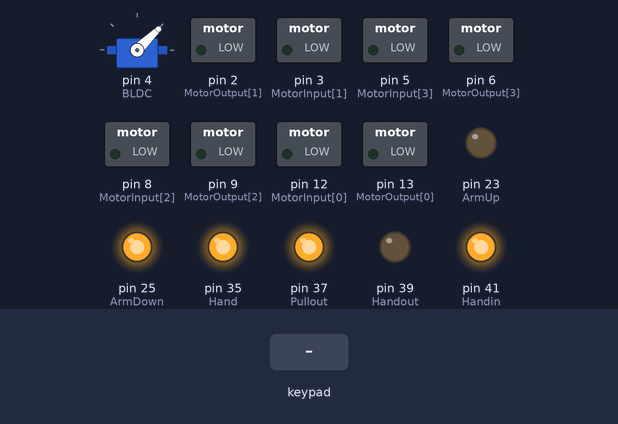
The sketch below on a simulated Arduino Mega 2560, built with avr-gcc and run on an emulated ATmega2560. Shown: servo, switched loads named in the sketch (green lamp = pin HIGH), output pins drawn as LEDs (lit = HIGH). Inputs (shaded band) come from the test bench. What the sketch prints to the serial monitor is not drawn.

Above: at 1.7 s.
1.8 s: key 'U' pressed
At 3.4 s:
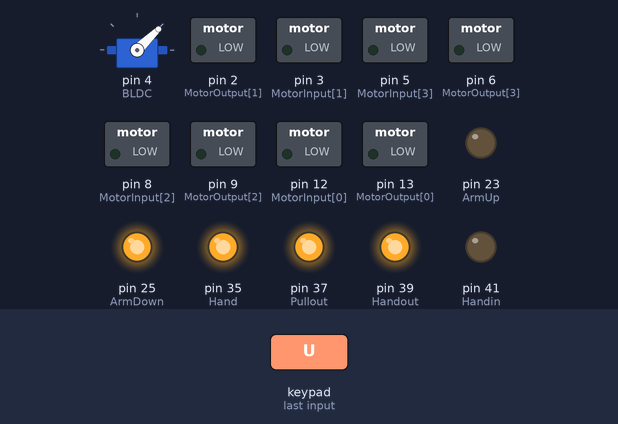
3.7 s: key 'D' pressed
At 3.91 s:
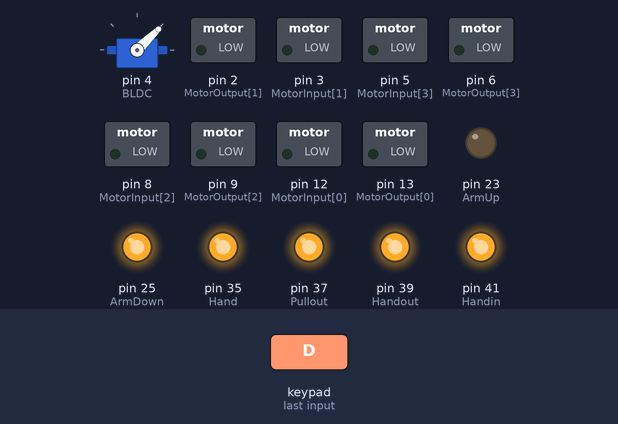
5.6 s: key 'X' pressed
At 6.4 s:
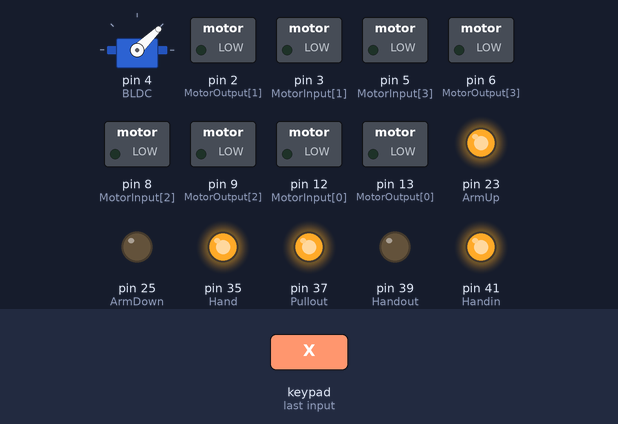
7.5 s: key 'O' pressed
At 7.8 s:
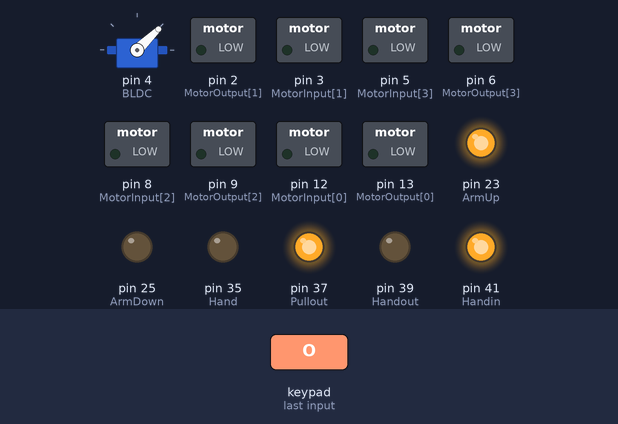
9.0 s: key 'T' pressed
At 9.2 s:
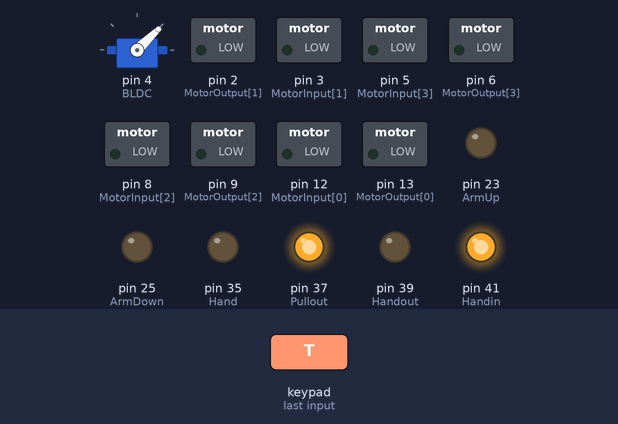
10.9 s: key 'S' pressed
At 11.3 s:
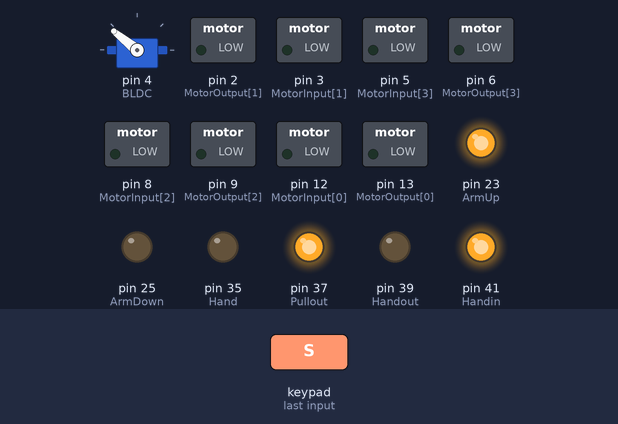
Timing chart, 0 to 13.4 s (numbered marks = the images above; inputs shaded):
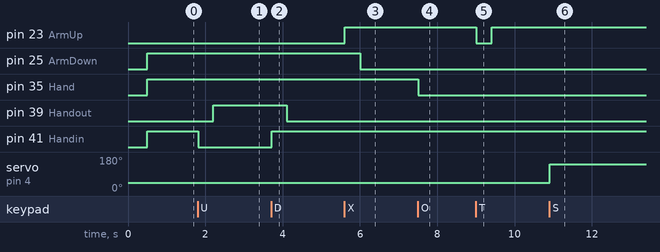

The sketch:

Main.ino
```cpp
#include <PS2X_lib.h>
#include <SimpleKalmanFilter.h>
#include <Servo.h>

Servo BLDC;

const byte MotorInput[4] = {12, 3, 8, 5};
const byte MotorOutput[4] = {13, 2, 9, 6};

const byte ArmUp = 23;
const byte ArmDown = 25;
const byte Hand = 35;
const byte Pullout = 37;
const byte Handout = 39;
const byte Handin = 41;

#define MAX_DEFINE_SPEED 90

int MAX_SPEED = MAX_DEFINE_SPEED;
int MIN_SPEED = -MAX_SPEED;

int Channels[3] = {0, 0, 0};
bool Butt[9] = {false};

PS2X ps2x;
int error = 0;
byte type = 0;
byte vibrate = 0;

int PS2_DAT      = 14;  //14
int PS2_CMD      = 15;  //15
int PS2_SEL      = 17;  //16
int PS2_CLK      = 16;  //17

long long int sys_start = 0;

void setup() {
  Serial.begin(9600);
  for (int i=0; i<4; i++) {
    pinMode(MotorInput[i], OUTPUT);
    pinMode(MotorOutput[i], OUTPUT);
  }

  pinMode(ArmUp, OUTPUT);
  pinMode(ArmDown, OUTPUT);
  pinMode(Hand, OUTPUT);
  pinMode(Pullout, OUTPUT);
  pinMode(Handout, OUTPUT);
  pinMode(Handin, OUTPUT);
  Serial.println("Configuring controller");
  delay(500);
  error = ps2x.config_gamepad(PS2_CLK, PS2_CMD, PS2_SEL, PS2_DAT, false, false);
  while (error != 0) {
    error = ps2x.config_gamepad(PS2_CLK, PS2_CMD, PS2_SEL, PS2_DAT, false, false);
    delay(200);
  }
  type = ps2x.readType();
  while (type != 1);
  BLDC.attach(4);
  BLDC.writeMicroseconds(1000);
  sys_start = millis();
  SystemInit();
  Serial.println("System started");
}

void loop() {
  GetControllerState();
  ProcessMotor();
}

void SystemInit() {
  StopAllMotors();
  digitalWrite(ArmUp, LOW);
  digitalWrite(ArmDown, HIGH);
  digitalWrite(Hand, HIGH);
  digitalWrite(Pullout, HIGH);
  digitalWrite(Handout, LOW);
  digitalWrite(Handin, HIGH);
}
```

MotorControl.ino
```cpp
void ProcessMotor() {
  int Motors[4] = {0};

  Motors[0] = -Channels[0];
  Motors[1] = Channels[0];
  Motors[2] = -Channels[0];
  Motors[3] = Channels[0];

  Motors[0] += -Channels[1];
  Motors[1] += -Channels[1];
  Motors[2] += Channels[1];
  Motors[3] += Channels[1];

  Motors[0] += -Channels[2];
  Motors[1] += -Channels[2];
  Motors[2] += -Channels[2];
  Motors[3] += -Channels[2];

  SetSpeed(Motors);
}

void PrintMotorSpeed(int *motors) {
  for (int i=0; i<4; i++) {
    Serial.print(motors[i]);
    Serial.print("  ");
  }
  Serial.println();
}

int SetSpeed(int* motors) {
  Constrains(motors);
//  PrintMotorSpeed(motors);
  for (int i=0; i<4; i++) {
    if (motors[i]>=0) {
      analogWrite(MotorInput[i], motors[i]);
      digitalWrite(MotorOutput[i], LOW);
    } else {
      analogWrite(MotorInput[i], 255+motors[i]);
      digitalWrite(MotorOutput[i], HIGH);
    }
  }
}

void StopAllMotors() {
  int m[4] = {0, 0, 0, 0};
  SetSpeed(m);
}

void Constrains(int *motors) {
  int TEMP_MAX_SPEED = 0;
  if (millis() - sys_start < 400) {
    TEMP_MAX_SPEED = (float)(MAX_SPEED * ((millis() - sys_start + 800)) / 1200);
  } else {
    TEMP_MAX_SPEED = MAX_SPEED;
  }

  int TEMP_MIN_SPEED = -TEMP_MAX_SPEED;

  /*Gotta make sure every value is vaild*/
  int temp = TEMP_MIN_SPEED;
  for (int i=0; i<4; i++) {
    if (motors[i]>temp) {
      temp = motors[i];
    }
  }

  if (temp>TEMP_MAX_SPEED) {
    float ratio = (float)TEMP_MAX_SPEED/temp;
    for (int i=0; i<4; i++) {
      motors[i]*=ratio;
    }
  }

  temp = TEMP_MAX_SPEED;
  for (int i=0; i<4; i++) {
    if (motors[i]<temp) {
      temp = motors[i];
    }
  }

  if (temp<TEMP_MIN_SPEED) {
    float ratio = (float)TEMP_MIN_SPEED/temp;
    for (int i=0; i<4; i++) {
      motors[i]*=ratio;
    }
  }
}
```

PS2.ino
```cpp
SimpleKalmanFilter Ch0(10, 10, 5);
SimpleKalmanFilter Ch1(10, 10, 5);
SimpleKalmanFilter Ch2(10, 10, 5);

void PrintChannels() {
  Serial.print(Channels[0]);
  Serial.print("  ");
  Serial.print(Channels[1]);
  Serial.print("  ");
  Serial.print(Channels[2]);
  Serial.println("  ");
}

void GetControllerState() {
  Serial.println("Scanning");
  //Scan all button state for new events
  ps2x.read_gamepad(false, 0);
  if (true) {
    //Analog read
    Channels[0] = map(ps2x.Analog(PSS_LY), 256, 0, -255, 255);
    Channels[0] = Ch0.updateEstimate(Channels[0]);
    Channels[1] = map(ps2x.Analog(PSS_LX), 0, 256, -255, 255);
    Channels[1] = Ch1.updateEstimate(Channels[1]);
    Channels[2] = map(ps2x.Analog(PSS_RX), 0, 256, -255, 255);
    Channels[2] = Ch2.updateEstimate(Channels[2]);

    for (int i = 0; i < 3; i++) {
      if (abs(Channels[i]) <= 100) {
        Channels[i] = 0;
      }
    }

    int sum = 0;
    for (int i = 0; i < 3; i++) {
      sum += abs(Channels[i]);
    }
    sum /= 3;
    if (sum < 20) {
      sys_start = millis();
    }

    Channels[2] /= 3.5; //Càng tăng là tốc độ quay càng giảm
    if (millis() - sys_start < 400) { //Khoảng thời gian băm (đây là 400 ms)
      Channels[2] = (float)(Channels[2] * ((millis() - sys_start + 310)) / 710); // Chỗ 400 là điểm bắt đầu, 800 là điểm kết thúc,
      //làm sao cho điểm bắt đầu + thời gian ở dòng trên ( dòng 43) bằng thời gian kết thúc là được, điểm bắt đầu càng tăng
      //thì lực khi bắt đầu xoay càng mạnh ( càng giật ) nhưng càng đầm, xét thời gian cho kỹ.
    }

    if (Channels[0] < -10 && (millis() - sys_start < 220)) {
      Channels[2] -= 35;
    }

    //    PrintChannels();

    //Moving buttons
    bool temp = ps2x.Button(PSB_TRIANGLE);
    if (temp != Butt[0]) {
      Butt[0] = temp;
      ProcessRelay(0);
    }

    temp = ps2x.Button(PSB_CROSS);
    if (temp != Butt[1]) {
      Butt[1] = temp;
      ProcessRelay(1);
    }

    temp = ps2x.Button(PSB_CIRCLE);
    if (temp != Butt[2]) {
      Butt[2] = temp;
      ProcessRelay(2);
    }

    temp = ps2x.Button(PSB_L1);
    if (temp != Butt[3]) {
      Butt[3] = temp;
      ProcessRelay(3);
    }

    temp = ps2x.Button(PSB_PAD_UP);
    if (temp != Butt[4]) {
      Butt[4] = temp;
      ProcessRelay(4);
    }

    temp = ps2x.Button(PSB_PAD_DOWN);
    if (temp != Butt[5]) {
      Butt[5] = temp;
      ProcessRelay(5);
    }

    temp = ps2x.Button(PSB_PAD_RIGHT);
    if (temp != Butt[6]) {
      Butt[6] = temp;
      ProcessRelay(6);
    }

    temp = ps2x.Button(PSB_PAD_LEFT);
    if (temp != Butt[7]) {
      Butt[7] = temp;
      ProcessRelay(7);
    }

    temp = ps2x.Button(PSB_SQUARE);
    if (temp != Butt[8]) {
      Butt[8] = temp;
      ProcessRelay(8);
    }
  }
}
```

RelayProcess.ino
```cpp
void ProcessRelay(int index) {
  switch (index) {
    case 0: { // Move arm up
        if (Butt[0]) {
          Serial.println("Arm up");
          digitalWrite(ArmUp, LOW);
          digitalWrite(ArmDown, LOW);
        } else {
          digitalWrite(ArmUp, HIGH);
          digitalWrite(ArmDown, LOW);
        }
        break;
      }
    case 1: { //Move arm down
        if (Butt[1]) {
          Serial.println("Arm down");
          digitalWrite(ArmUp, HIGH);
          digitalWrite(ArmDown, HIGH);
        } else {
          digitalWrite(ArmUp, HIGH);
          digitalWrite(ArmDown, LOW);
        }
        break;
      }
    case 2: { //Hand grab
        static bool count = false;
        if (Butt[2]) {
          count = !count;
        }
        if (count) {
          Serial.println("Hand grab");
          digitalWrite(Hand, LOW);
        } else {
          digitalWrite(Hand, HIGH);
        }
        break;
      }
    case 3: { //Pull the arm out
        if (Butt[3]) {
          Serial.println("Arm out");
          digitalWrite(Pullout, LOW);
        } else {
          digitalWrite(Pullout, HIGH);
        }
        break;
      }
    case 4: { //Stretch the arm
        if (Butt[4]) {
          Serial.println("Arm stretched");
          digitalWrite(Handout, LOW);
          digitalWrite(Handin, LOW);
        } else {
          digitalWrite(Handout, HIGH);
          digitalWrite(Handin, LOW);
        }
        break;
      }
      case 5: {
        if (Butt[5]) {
          Serial.println("Arm destretched");
          digitalWrite(Handout, HIGH);
          digitalWrite(Handin, HIGH);
        } else {
          digitalWrite(Handout, LOW);
          digitalWrite(Handin, HIGH);
        }
        break;
      }
      case 6: {
        static bool count = false;
        if (Butt[6]) {
          count = !count;
        }
        if (count) {
          MAX_SPEED = 50;
          MIN_SPEED = -MAX_SPEED;
        } else {
          MAX_SPEED = MAX_DEFINE_SPEED;
          MIN_SPEED = -MAX_SPEED;
        }
      }

      case 7: {
        static bool count = false;
        if (Butt[7]) {
          count = !count;
        }
        if (count) {
          MAX_SPEED = 120;
          MIN_SPEED = -MAX_SPEED;
        } else {
          MAX_SPEED = MAX_DEFINE_SPEED;
          MIN_SPEED = -MAX_SPEED;
        }
      }
      case 8: {
        static bool count = false;
        if (Butt[8]) {
          count = !count;
        }
        if (count) {
          BLDC.writeMicroseconds(2000);
        } else {
          BLDC.writeMicroseconds(1000);
        }
      }
  }
}
```

Measured:
- after the input at 1.8 s, pin 39 (Handout): LOW → HIGH after 0.40 s; pin 41 (Handin): HIGH → LOW at once
- after the input at 3.7 s, pin 39 (Handout): HIGH → LOW after 0.40 s; pin 41 (Handin): LOW → HIGH at once
- after the input at 5.6 s, pin 23 (ArmUp): LOW → HIGH at once; pin 25 (ArmDown): HIGH → LOW after 0.41 s
- after the input at 7.5 s, pin 35 (Hand): HIGH → LOW at once
- after the input at 9.0 s, pin 23 (ArmUp): HIGH → LOW at once, → HIGH 0.40 s later
- after the input at 10.9 s, servo on pin 4 (BLDC): 44° → 141° at once
